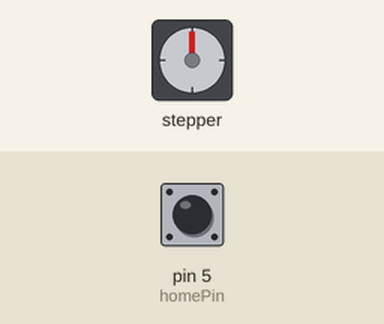
Simulated run of this sketch. Board: Arduino Uno, built with avr-gcc and run on an emulated ATmega328P. Shown: stepper motor. The test bench sets the inputs (shaded band); at power-on: pin 5 (homePin) HIGH. Stepper angles assume 200 steps per turn; what the sketch prints to the serial monitor is not drawn.

Above: at 0.1 s.
At 1.15 s:
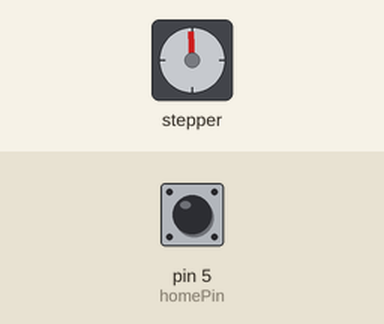
Timing chart, 0 to 2.9 s (numbered marks = the images above):
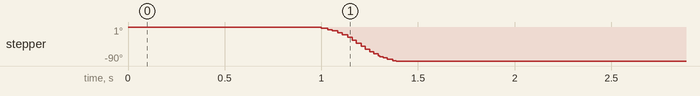

Measured:
- by itself, stepper: turns 90° counter-clockwise in 0.39 s

The sketch:

homingTest.ino
```cpp
// (licence header left out)
// Modified by R Lloyd. 2021.

#include <AccelStepper.h>
 /// https://www.pjrc.com/teensy/td_libs_AccelStepper.html

const int motorInterfaceType = 1; // Not strictly necessary, but helps explain the random 1 in the function call
const int stepPin = 0;            //D3
const int dirPin = 2;             //D4
const int enablePin = 4;          //D2
const int homePin = 5;            //D1

const float actuator_travel_mm = 88;    // mm
const int homing_speed = 2000;          // stepsPerSecond
const int homing_backoff = 50;          // steps
const float stepsPerMM = 44.44;         // https://blog.prusaprinters.org/calculator_3416/
int actuator_travel_steps = actuator_travel_mm * stepsPerMM;

boolean homed = false;  // keep track of awareness of the 1D world
int position = 0;       // keep track of the cirrent position

// Define a stepper and the pins it will use
AccelStepper stepper = AccelStepper(motorInterfaceType, stepPin, dirPin);

void setup() {
  pinMode(homePin, INPUT_PULLUP);

  Serial.begin(115200);
  delay(1000);
  // Change these to suit your stepper if you want this is for a4988, 3200 steps/rev
  stepper.setMaxSpeed(1000); //stepsPerSecond
  stepper.setAcceleration(1000); //stepsPerSecondSquared

  int distToHome = findHome();
  position = -distToHome;
  Serial.print(distToHome);
  Serial.println(" steps!");
}

void loop() {
  if (!homed){
    findHome();
  } else{
  //Serial.println(digitalRead(homePin));
  // If at the end of travel go to the other end
  // if (stepper.distanceToGo() == 0)
  //   stepper.moveTo(-stepper.currentPosition());
  Serial.println(position);
  stepper.run();
  }
}

int findHome() {
  // Function to move the carriage of the actuator towards the home switch and then
  // record the distance and compare it to the known size of the actuator from initial setup
  int step_count = 0;
  if (!digitalRead(homePin)){
    stepper.move(20);
  }
  else
  {
    homed = true;
    Serial.print("homed!");
    homingBackoff();
  }
  stepper.run();
}

void homingBackoff(){
  stepper.setMaxSpeed(homing_speed);
  //stepper.moveTo(-position + homing_backoff);
  stepper.move(-homing_backoff);
}
```
